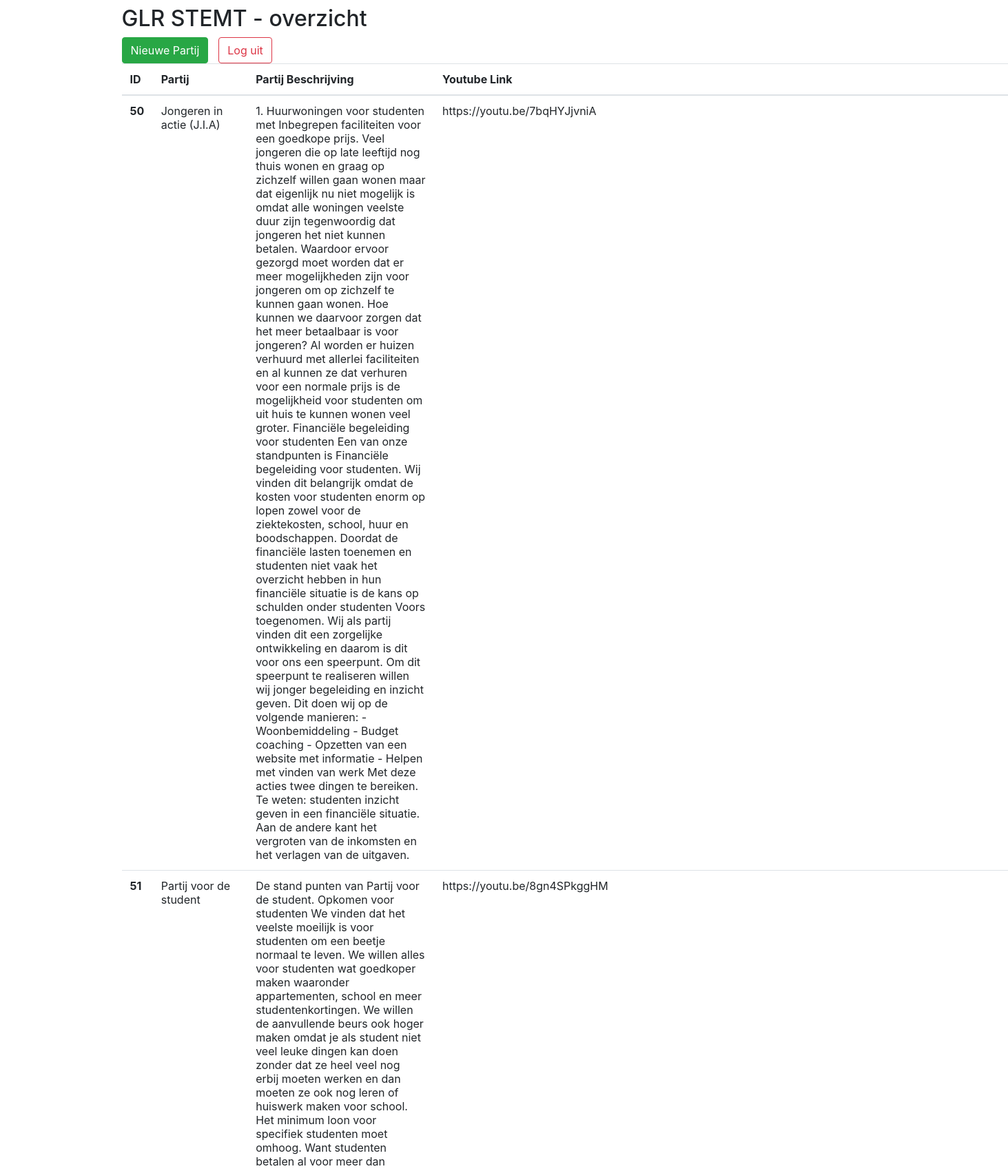
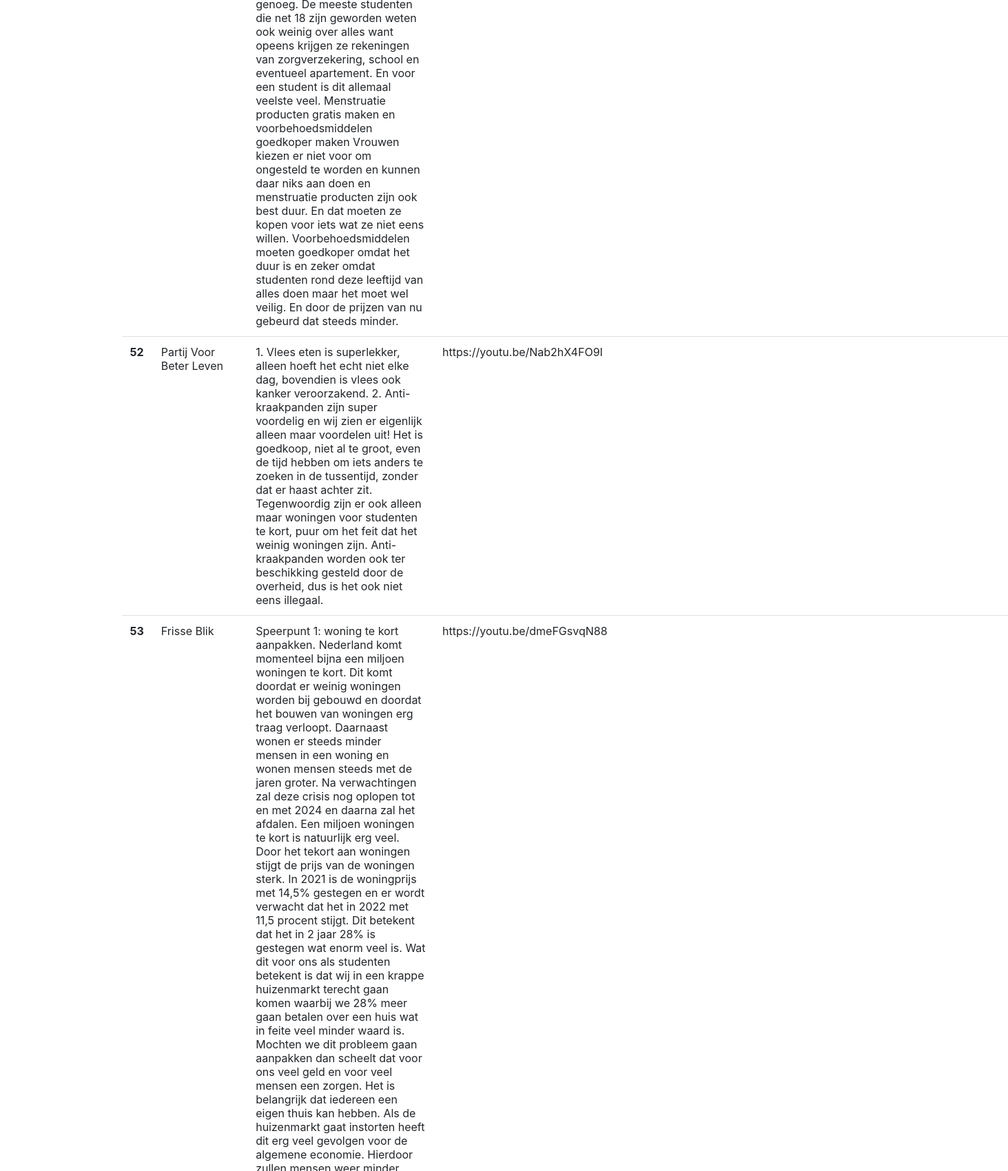
Page /httpdocs/admin/index.php (signed in, upper part) on the committed database (2 pictures, top to bottom).
### tables this page shows
CREATE TABLE `GLRSTEMT` (
  `id` int(11) NOT NULL AUTO_INCREMENT,
  `partij` varchar(128) NOT NULL,
  `partijbeschrijving` text NOT NULL,
  `youtube_iframe` text NOT NULL,
  `aangepast` timestamp NOT NULL DEFAULT CURRENT_TIMESTAMP ON UPDATE CURRENT_TIMESTAMP,
  `aantal_stemmen` int(11) DEFAULT NULL,
  PRIMARY KEY (`id`)
);

### httpdocs/admin/data.php (called while the page is built)
<?php
include 'database.php';
$query="SELECT id, partij, partijbeschrijving, youtube_iframe, aangepast FROM GLRSTEMT";
$result=mysqli_query($con,$query);
?>

### httpdocs/admin/index.php (the view, shortened to what this page needs)
<?php
include 'database.php';
			?>
<!DOCTYPE html>
<html lang="en">
<head>
    <link rel="stylesheet" href="https://stackpath.bootstrapcdn.com/bootstrap/4.5.2/css/bootstrap.min.css">
</head>
<body>
<div class="container mt-2">
    <div class="row">
        <div class="col-md-12">
            <div class="page-header">
                <h2>GLR STEMT - overzicht</h2>
            </div>
            <table class="table">
                <thead>
                <button type="button" onclick="location.href='https://glrstemt.sd-lab.nl/admin/upload.html'" class="btn btn-success">Nieuwe Partij</button>
				<button type="button" onclick="location.href='logout.php'" style="margin-left: 15px" class="btn btn-outline-danger">Log uit</button>
                <tr>
                    <th scope="col">ID</th>
                    <th scope="col">Partij</th>
                    <th scope="col">Partij Beschrijving</th>
                    <th scope="col">Youtube Link</th>
                </tr>
                </thead>
                <tbody>
                <?php include 'data.php'; ?>
                <?php if ($result->num_rows > 0): ?>
                    <?php while($array=mysqli_fetch_row($result)): ?>
                        <tr>
                            <th scope="row"><?php echo $array[0];?></th>
                            <td><?php echo $array[1];?></td>
                            <td><?php echo $array[2];?></td>
                            <td><?php echo $array[3];?></td>
                        </tr>
                    <?php endwhile; ?>
                <?php else: ?>
                    <tr>
                        <td colspan="3" rowspan="1" headers="">Er is geen data gevonden, klik op de partij toevoegen knop om een partij toe te voegen.</td>
                    </tr>
                <?php endif; ?>
                </tbody>
            </table>
        </div>
    </div>
</div>
</body>
</html>

### rows in the picture
glrstemt: id "50", partij "Jongeren in actie (J.I.A)", partijbeschrijving "1. Huurwoningen voor studenten met Inbegrepen faciliteiten voor een goedkope prijs. Veel jongeren die op late leeftijd nog thuis wonen en graag op zichzelf willen gaan wonen maar dat eigenlijk nu niet mogelijk is omdat alle woningen veelste duur zijn tegenwoordig dat jongeren het niet kunnen betalen. Waardoor ervoor gezorgd moet worden dat er meer mogelijkheden zijn voor jongeren om op zichzelf te kunnen gaan wonen. Hoe kunnen we daarvoor zorgen dat het meer betaalbaar is voor jongeren? Al worden er huizen verhuurd met allerlei faciliteiten en al kunnen ze dat verhuren voor een normale prijs is de mogelijkheid voor studenten om uit huis te kunnen wonen veel groter. Financiële begeleiding…", youtube_iframe "https://youtu.be/7bqHYJjvniA"
glrstemt: id "51", partij "Partij voor de student", partijbeschrijving "De stand punten van Partij voor de student. Opkomen voor studenten We vinden dat het veelste moeilijk is voor studenten om een beetje normaal te leven. We willen alles voor studenten wat goedkoper maken waaronder appartementen, school en meer studentenkortingen. We willen de aanvullende beurs ook hoger maken omdat je als student niet veel leuke dingen kan doen zonder dat ze heel veel nog erbij moeten werken en dan moeten ze ook nog leren of huiswerk maken voor school. Het minimum loon voor specifiek studenten moet omhoog. Want studenten betalen al voor meer dan genoeg. De meeste studenten die net 18 zijn geworden weten ook weinig over alles want opeens krijgen ze rekeningen van…", youtube_iframe "https://youtu.be/8gn4SPkggHM"
glrstemt: id "52", partij "Partij Voor Beter Leven", partijbeschrijving "1. Vlees eten is superlekker, alleen hoeft het echt niet elke dag, bovendien is vlees ook kanker veroorzakend. 2. Anti-kraakpanden zijn super voordelig en wij zien er eigenlijk alleen maar voordelen uit! Het is goedkoop, niet al te groot, even de tijd hebben om iets anders te zoeken in de tussentijd, zonder dat er haast achter zit. Tegenwoordig zijn er ook alleen maar woningen voor studenten te kort, puur om het feit dat het weinig woningen zijn. Anti-kraakpanden worden ook ter beschikking gesteld door de overheid, dus is het ook niet eens illegaal.", youtube_iframe "https://youtu.be/Nab2hX4FO9I"
glrstemt: id "53", partij "Frisse Blik", youtube_iframe "https://youtu.be/dmeFGsvqN88"
